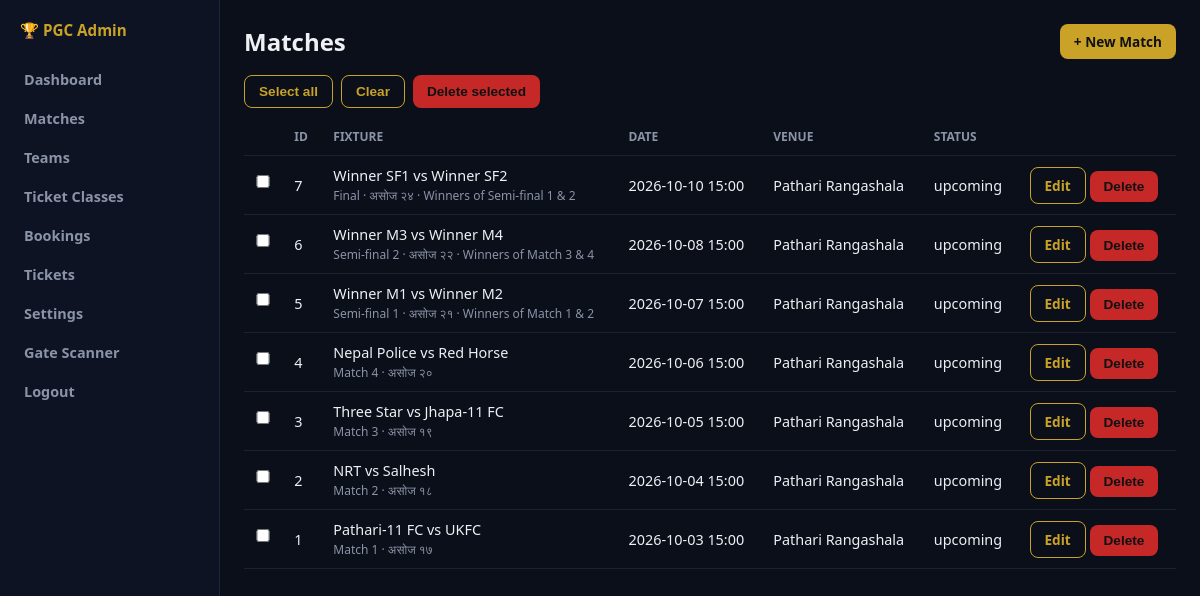
The app's page /admin/matches (signed in) with its own data.
### app/models/match.py (models this page shows, shortened)
class Match(db.Model):
    __tablename__ = 'matches'
    id = db.Column(db.Integer, primary_key=True)
    title = db.Column(db.String(200))
    home_team_id = db.Column(db.Integer, db.ForeignKey('teams.id'), nullable=False)
    away_team_id = db.Column(db.Integer, db.ForeignKey('teams.id'), nullable=False)
    match_date = db.Column(db.DateTime, nullable=False)
    venue = db.Column(db.String(200), default='Pathari, Morang')
    venue_detail = db.Column(db.String(200), default='Domalai Rajbanshi Ground')
    status = db.Column(db.String(20), default='upcoming')  # upcoming, live, completed, cancelled
    is_featured = db.Column(db.Boolean, default=False)
    poster = db.Column(db.String(255))
    created_at = db.Column(db.DateTime, default=lambda: datetime.now(timezone.utc))
    home_team = db.relationship('Team', foreign_keys=[home_team_id])
    away_team = db.relationship('Team', foreign_keys=[away_team_id])
    ticket_classes = db.relationship('TicketClass', backref='match', lazy='dynamic')
    @property
    def display_name(self):
        h = self.home_team.short_name or self.home_team.name if self.home_team else 'TBD'
        a = self.away_team.short_name or self.away_team.name if self.away_team else 'TBD'
        return f'{h} vs {a}'

### app/models/team.py (models this page shows, shortened)
class Team(db.Model):
    __tablename__ = 'teams'
    id = db.Column(db.Integer, primary_key=True)
    name = db.Column(db.String(120), nullable=False)
    short_name = db.Column(db.String(40))
    logo = db.Column(db.String(255))  # path under static/uploads
    primary_color = db.Column(db.String(20), default='#1a237e')
    secondary_color = db.Column(db.String(20), default='#ffffff')
    is_active = db.Column(db.Boolean, default=True)
    created_at = db.Column(db.DateTime, default=lambda: datetime.now(timezone.utc))

### app/routes/admin.py (the view)
@admin_bp.route('/matches')
@login_required
def matches():
    items = Match.query.order_by(Match.match_date.desc()).all()
    return render_template('admin/matches.html', matches=items)

### app/models/user.py (called while the page is built)
@login_manager.user_loader
def load_user(user_id):
    return User.query.get(int(user_id))

### app/templates/admin/matches.html (shortened to what this page needs)
{% extends "admin/base.html" %}
{% block content %}
<div style="display:flex;justify-content:space-between;align-items:center;margin-bottom:16px;flex-wrap:wrap;gap:8px">
  <h2>Matches</h2>
  <a class="btn" href="{{ url_for('admin.match_new') }}">+ New Match</a>
</div>
<form method="post" action="{{ url_for('admin.match_bulk_delete') }}">
  <div style="margin-bottom:10px;display:flex;gap:8px;flex-wrap:wrap">
    <button type="button" class="btn btn-outline" onclick="document.querySelectorAll('.row-cb').forEach(c=>c.checked=true)">Select all</button>
    <button type="button" class="btn btn-outline" onclick="document.querySelectorAll('.row-cb').forEach(c=>c.checked=false)">Clear</button>
    <button data-confirm="Delete selected matches AND related classes/bookings/tickets?" type="submit" class="btn" style="background:#c62828" >Delete selected</button>
  </div>
  <table>
    <tr><th></th><th>ID</th><th>Fixture</th><th>Date</th><th>Venue</th><th>Status</th><th></th></tr>
    {% for m in matches %}
    <tr>
      <td><input class="row-cb" type="checkbox" name="ids" value="{{ m.id }}"></td>
      <td>{{ m.id }}</td>
      <td>{{ m.display_name }}{% if m.title %}<br><small style="color:var(--muted)">{{ m.title }}</small>{% endif %}</td>
      <td>{{ m.match_date.strftime('%Y-%m-%d %H:%M') }}</td>
      <td>{{ m.venue }}</td>
      <td>{{ m.status }}</td>
      <td style="white-space:nowrap">
        <a class="btn btn-outline" href="{{ url_for('admin.match_edit', id=m.id) }}">Edit</a>
        <button data-confirm="Delete this match and related data?" formaction="{{ url_for('admin.match_delete', id=m.id) }}" formmethod="post" class="btn" style="background:#c62828"
          >Delete</button>
      </td>
    </tr>
    {% endfor %}
  </table>
</form>
{% endblock %}

### app/static/css/admin.css (style rules this page uses)
:root { --bg:#0b0f1a; --side:#0d1322; --gold:#c9a227; --text:#eef0f4; --muted:#8b93a7; --card:#121a2b; --border:rgba(255,255,255,0.08); }
* { box-sizing:border-box;margin:0;padding:0 }
body { font-family:system-ui,sans-serif;background:var(--bg);color:var(--text);display:flex;min-height:100vh }
table { width:100%;border-collapse:collapse;font-size:0.9rem }
th,td { padding:10px 12px;text-align:left;border-bottom:1px solid var(--border) }
th { color:var(--muted);font-size:0.75rem;text-transform:uppercase }
.btn { display:inline-block;padding:8px 14px;border-radius:8px;background:var(--gold);color:#111;font-weight:700;border:none;cursor:pointer;text-decoration:none;font-size:0.85rem }
.btn-outline { background:transparent;border:1px solid var(--gold);color:var(--gold) }
input,select { padding:8px 10px;border-radius:8px;border:1px solid var(--border);background:#0a0e18;color:var(--text);margin:4px 0 12px;width:100%;max-width:360px }

### records on screen
Match: id "7", display_name "Winner SF1 vs Winner SF2", title "Final · असोज २४ · Winners of Semi-final 1 & 2", match_date "2026-10-10 15:00", venue "Pathari Rangashala", status "upcoming"
Match: id "6", display_name "Winner M3 vs Winner M4", title "Semi-final 2 · असोज २२ · Winners of Match 3 & 4", match_date "2026-10-08 15:00", venue "Pathari Rangashala", status "upcoming"
Match: id "5", display_name "Winner M1 vs Winner M2", title "Semi-final 1 · असोज २१ · Winners of Match 1 & 2", match_date "2026-10-07 15:00", venue "Pathari Rangashala", status "upcoming"
Match: id "4", display_name "Nepal Police vs Red Horse", title "Match 4 · असोज २०", match_date "2026-10-06 15:00", venue "Pathari Rangashala", status "upcoming"
Match: id "3", display_name "Three Star vs Jhapa-11 FC", title "Match 3 · असोज १९", match_date "2026-10-05 15:00", venue "Pathari Rangashala", status "upcoming"
Match: id "2", display_name "NRT vs Salhesh", title "Match 2 · असोज १८", match_date "2026-10-04 15:00", venue "Pathari Rangashala", status "upcoming"
Match: id "1", display_name "Pathari-11 FC vs UKFC", title "Match 1 · असोज १७", match_date "2026-10-03 15:00", venue "Pathari Rangashala", status "upcoming"
